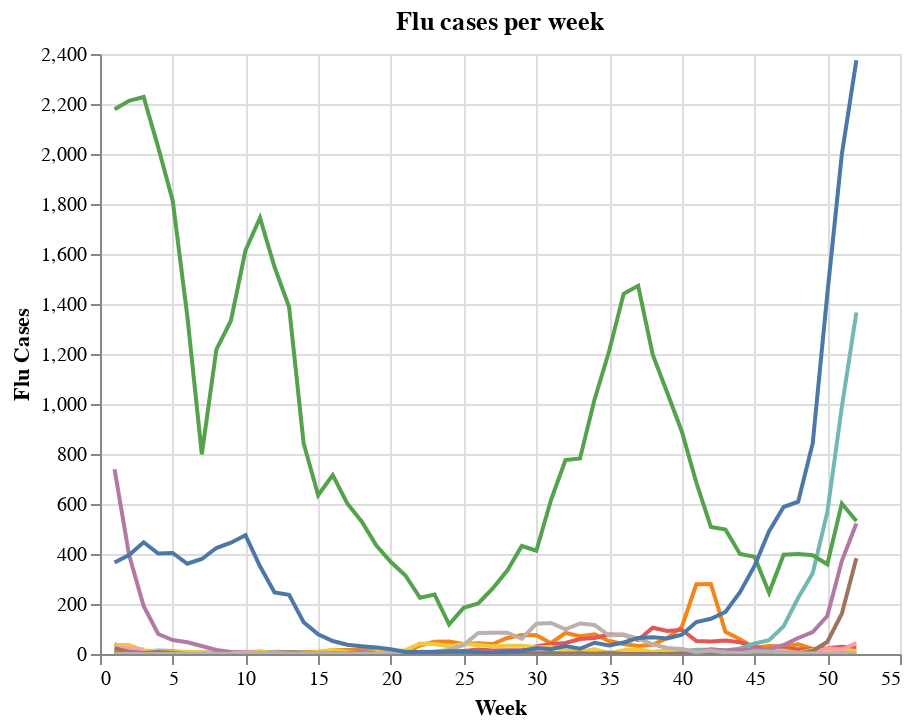

This figure's notebook cell:
### Code cell
selector = alt.selection(type='single',fields=['country'], 
                          bind=alt.binding_select(options=countries),
                          name='Select')

line,_ = plot(selector)
line

### Figure 1 — Vega-Lite specification as saved in the notebook (floating-point values rounded to 4 significant figures; data arrays with more than 128 entries replaced by an {"elided": "..."} marker saying what was removed)
{"config": {"view": {"continuousWidth": 400, "continuousHeight": 300}}, "data": {"name": "data-1bcf7047e3ffc51f4698c2ddb3311ac5"}, "mark": "line", "encoding": {"color": {"condition": {"type": "nominal", "field": "country", "legend": null, "selection": "Select"}, "value": "lightgray"}, "tooltip": [{"type": "quantitative", "field": "flu_cases", "title": "Total Cases"}], "x": {"type": "quantitative", "field": "week", "title": "Week"}, "y": {"type": "quantitative", "field": "flu_cases", "title": "Flu Cases"}}, "selection": {"Select": {"type": "single", "fields": ["country"], "bind": {"input": "select", "options": ["Afghanistan", "Argentina", "Australia", "Canada", "China", "Colombia", "Egypt", "Germany", "Ireland", "South Africa", "USA"]}}, "selector001": {"type": "interval", "bind": "scales", "encodings": ["x"]}}, "title": "Flu cases per week", "$schema": "https://vega.github.io/schema/vega-lite/v4.8.1.json", "datasets": {"data-1bcf7047e3ffc51f4698c2ddb3311ac5": {"elided": "572 records"}}}
